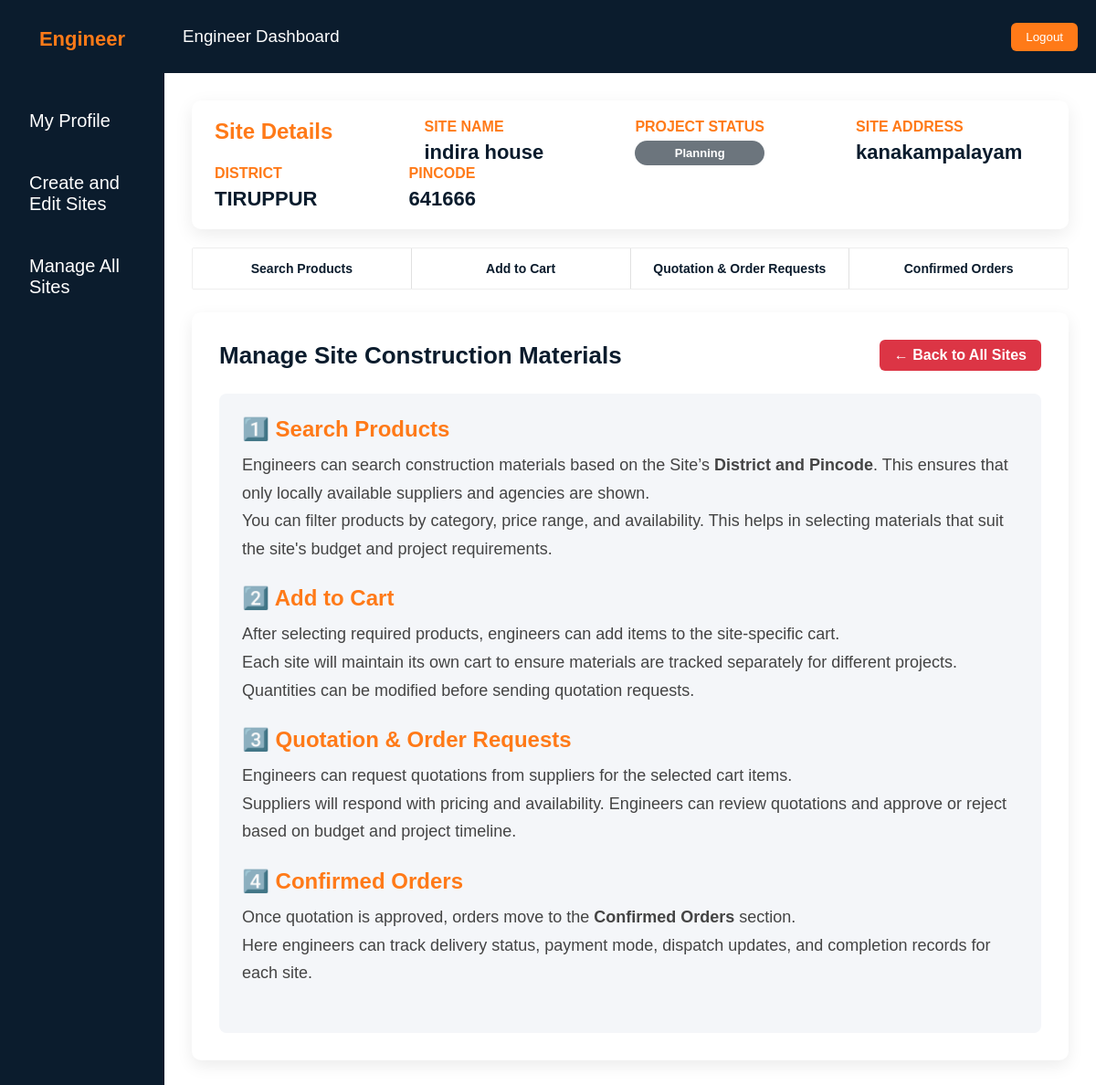
The app's page /site/11/materials/ (signed in) with its own data.
### Construct/models.py (models this page shows, shortened)
class ConstructionSite(models.Model):
    SITE_CATEGORY_CHOICES = [
        ('house', 'House'),
        ('building', 'Building'),
        ('flats', 'Flats'),
        ('commercial', 'Commercial Stores'),
        ('others', 'Others'),
    ]
    engineer = models.ForeignKey( User,
        on_delete=models.CASCADE,
        related_name="engineer_sites"
    )
    site_name = models.CharField(max_length=200)
    category = models.CharField(
        max_length=20,
        choices=SITE_CATEGORY_CHOICES
    )
    other_category = models.CharField(
    max_length=100,
    null=True,
    blank=True
)
    total_sqft = models.FloatField()
    site_map = models.FileField(
    upload_to='site_maps/',
    null=True,
    blank=True
)
    blueprint_file = models.FileField(
    upload_to='site_blueprints/',
    null=True,
    blank=True
)
    building_area_sqft = models.FloatField()
    approximate_budget = models.DecimalField(
        max_digits=12,
        decimal_places=2
    )
    start_date = models.DateField()
    end_date = models.DateField()
    STATUS_CHOICES = [
    ('Planning', 'Planning'),
    ('Started', 'Started'),
    ('Ongoing', 'Ongoing'),
    ('NearComplete', 'Near To Complete'),
    ('Completed', 'Completed'),
    ('HandedOver', 'Handed Over'),
]
    status = models.CharField(
    max_length=20,
    choices=STATUS_CHOICES,
    default='Planning'
)
    description = models.TextField(blank=True)
    site_address = models.TextField()
    site_district = models.CharField(max_length=100)
    site_state = models.CharField(max_length=100)
    site_pincode = models.CharField(max_length=10)
    created_at = models.DateTimeField(default=timezone.now)

### Construct/views.py (the view)
# urls.py: path("site/<int:site_id>/materials/",views.manage_site_construction_materials,name="manage_site_materials"),
@login_required
def manage_site_construction_materials(request, site_id):
    site = get_object_or_404(
        ConstructionSite,
        id=site_id,
        engineer=request.user
    )
    context = {
        "site": site,
        "active_tab": "materials"
    }
    return render(
        request,
        "engineer_side/manage_site_construction_materials.html",
        context
    )

### templates/engineer_side/manage_site_construction_materials.html (shortened to what this page needs)
{% extends "engineer_side/engineer_dashboard.html" %}
{% block content %}
<div class="site-info-bar">
  <div class="site-info-left">
       <h2>Site Details</h2>
    <div class="site-info-item">
      <div class="site-info-label">Site Name</div>
      <div class="site-info-value">
        {{ site.site_name }}
      </div>
    </div>
    <div class="site-info-item">
      <div class="site-info-label">Project Status</div>
      <div class="site-status-badge {{ site.status }}">
        {{ site.get_status_display }}
      </div>
    </div>
    <div class="site-info-item">
      <div class="site-info-label">Site Address</div>
      <div class="site-info-value">
        {{ site.site_address }}
      </div>
    </div>
    <div class="site-info-item">
      <div class="site-info-label">District</div>
      <div class="site-info-value">
        {{ site.site_district }}
      </div>
    </div>
    <div class="site-info-item">
      <div class="site-info-label">Pincode</div>
      <div class="site-info-value">
        {{ site.site_pincode }}
      </div>
    </div>
  </div>
</div>
<div class="material-tabs">
  <a href="{% url 'search_products' site.id %}"
     class="material-tab {% if active_tab == 'search' %}active{% endif %}">
     Search Products
  </a>
  <a href="{% url 'view_cart' site.id %}"
     class="material-tab {% if active_tab == 'cart' %}active{% endif %}">
     Add to Cart
  </a>
  <a href="{% url 'manage_quotations_orders' site.id %}"
     class="material-tab {% if active_tab == 'quotation' %}active{% endif %}">
     Quotation & Order Requests
  </a>
  <a href="{% url 'confirmed_orders' site.id %}"
     class="material-tab {% if active_tab == 'orders' %}active{% endif %}">
     Confirmed Orders
  </a>
</div>
<div class="material-wrapper">
  <div class="header-top">
    <h2>Manage Site Construction Materials</h2>
    <a href="{% url 'manage_all_site' %}" class="back-btn">
      ← Back to All Sites
    </a>
  </div>
  <div class="content-box">
    <div class="content-section">
      <h3>1️⃣ Search Products</h3>
      <p>
        Engineers can search construction materials based on the Site’s
        <strong>District and Pincode</strong>. This ensures that only
        locally available suppliers and agencies are shown.
      </p>
      <p>
        You can filter products by category, price range, and availability.
        This helps in selecting materials that suit the site's budget
        and project requirements.
      </p>
    </div>
    <div class="content-section">
      <h3>2️⃣ Add to Cart</h3>
      <p>
        After selecting required products, engineers can add items
        to the site-specific cart.
      </p>
      <p>
        Each site will maintain its own cart to ensure materials
        are tracked separately for different projects.
        Quantities can be modified before sending quotation requests.
      </p>
    </div>
    <div class="content-section">
      <h3>3️⃣ Quotation & Order Requests</h3>
      <p>
        Engineers can request quotations from suppliers for the
        selected cart items.
      </p>
      <p>
        Suppliers will respond with pricing and availability.
        Engineers can review quotations and approve or reject
        based on budget and project timeline.
      </p>
    </div>
    <div class="content-section">
      <h3>4️⃣ Confirmed Orders</h3>
      <p>
        Once quotation is approved, orders move to the
        <strong>Confirmed Orders</strong> section.
      </p>
      <p>
        Here engineers can track delivery status, payment mode,
        dispatch updates, and completion records for each site.
      </p>
    </div>
  </div>
</div>
{% endblock %}

### templates/engineer_side/engineer_dashboard.html (style rules this page uses)
* { margin: 0; padding: 0; box-sizing: border-box; font-family: "Oswald", sans-serif; }
body { background: #ffffff; overflow: hidden; }

### templates/engineer_side/manage_site_construction_materials.html (style rules this page uses)
.material-wrapper { max-width:1400px; margin:auto; background:#ffffff; padding:30px; border-radius:10px; box-shadow:0 6px 18px rgba(0,0,0,0.08); }
.site-info-bar { background:#fff; padding:20px 25px; border-radius:10px; box-shadow:0 6px 20px rgba(0,0,0,0.08); margin-bottom:20px; }
.site-info-bar h2 { margin-bottom:15px; color:#ff7a18; }
.site-info-left { display:flex; flex-wrap:wrap; gap:11%; }
.site-info-item { display:flex; flex-direction:column; }
.site-info-label { font-size:16px; font-weight:600; margin-bottom: 6px; color:#ff7a18; text-transform:uppercase; }
.site-info-value { font-weight:600; font-size: 22px; color:#0b1c2d; }
.site-status-badge { padding:6px 14px; border-radius:20px; text-align: center; font-size:13px; font-weight:600; color:#fff; }
.Planning { background:#6c757d; }
.header-top { display:flex; justify-content:space-between; align-items:center; margin-bottom:25px; }
.header-top h2 { font-size:26px; font-weight:700; color:#0b1c2d; }
.back-btn { background:#dc3545; color:#fff; padding:8px 16px; text-decoration:none; border-radius:6px; font-weight:600; transition:0.3s; }
.material-tabs { display:flex; background:#f8f9fa; border-radius:2px; overflow:hidden; margin-bottom:25px; border:1px solid #eee; }
.material-tab { flex:1; text-align:center; padding:14px; font-weight:600; font-size:14px; color:#0b1c2d; text-decoration: none; border-right:1px solid #e0e0e0; background:#ffffff; }
.material-tab:last-child { border-right:none; }
.content-box { background:#f4f6f9; padding:25px; border-radius:8px; }
.content-section { margin-bottom:25px; }
.content-section h3 { font-size:24px; font-weight:700; color:#ff7a18; margin-bottom:10px; }
.content-section p { font-size:18px; line-height:1.7; color:#444; }

### records on screen
ConstructionSite: site_name "indira house", status "Planning", site_address "kanakampalayam", site_district "TIRUPPUR", site_pincode "641666"
